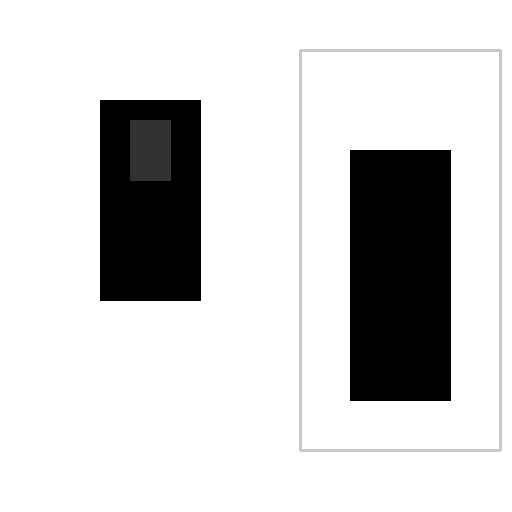
#> input picture data/dummy_manga_test.png, 512 x 512 px
$ python benchmark_critical_cases.py --input-dir ../../data --report-path ../../data/dummy_manga_test.png
#> lines starting #> are read from the running program, lines starting #| are printed output that depends on the picture; after the words box and inside, x2 and y2 are one past the last pixel; in counts of white or black regions, pixels touching at a corner belong together
#> in main, img is the input picture: PIL image 512x512 RGB; min 0, max 255, mean 210.3
### core/generation/quality_gate.py
from typing import Dict
import numpy as np
from PIL import Image


def analyze_avqv_metrics(image: Image.Image) -> Dict[str, float]:
    """Métricas AVQV mínimas para triagem de artefatos cromáticos."""
    rgb = np.array(image.convert("RGB"), dtype=np.float32) / 255.0
    max_ch = np.max(rgb, axis=2)
    min_ch = np.min(rgb, axis=2)
    sat = (max_ch - min_ch) / (max_ch + 1e-8)
#> sat: shape (512, 512) float32; every value is 0

    extreme = np.logical_or(rgb <= 0.01, rgb >= 0.99)
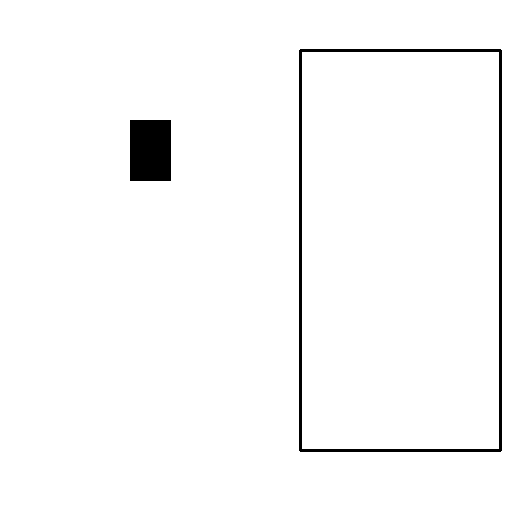
#> extreme: shape (512, 512, 3) bool; 97.7% white; 2 black regions, box (x1, y1, x2, y2) and area: (299, 49, 502, 452) 3596, (130, 120, 171, 181) 2501

    return {
        "saturation_mean": float(np.mean(sat)),
        "extreme_pixels_ratio": float(np.mean(np.any(extreme, axis=2))),
        "color_std": float(np.std(rgb)),
    }


# [6 lines left out: function should_retry_safe, not called in this run]

### scripts/verification/benchmark_critical_cases.py
"""Benchmark contínuo AVQV para casos críticos internos.

Uso:
  python scripts/verification/benchmark_critical_cases.py \
      --input-dir output/critical_cases \
      --report-path output/critical_cases/avqv_report.json
"""

from __future__ import annotations

import argparse
import json
from pathlib import Path
from statistics import mean

from PIL import Image

from core.generation.quality_gate import analyze_avqv_metrics


def iter_images(root: Path):
    for ext in ("*.png", "*.jpg", "*.jpeg", "*.webp"):
        yield from root.rglob(ext)


def main():
    parser = argparse.ArgumentParser()
    parser.add_argument("--input-dir", required=True)
    parser.add_argument("--report-path", required=True)
    args = parser.parse_args()

    input_dir = Path(args.input_dir)
    report_path = Path(args.report_path)

    rows = []
    for img_path in sorted(iter_images(input_dir)):
        try:
            img = Image.open(img_path)
            metrics = analyze_avqv_metrics(img)
#> metrics = {'saturation_mean': 0, 'extreme_pixels_ratio': 0.977, 'color_std': 0.375}
            rows.append({"file": str(img_path), **metrics})
        except Exception as exc:
            rows.append({"file": str(img_path), "error": str(exc)})

    valid = [r for r in rows if "error" not in r]
#> valid = 1 item
    summary = {
        "count": len(rows),
        "valid_count": len(valid),
        "mean_saturation": mean([r["saturation_mean"] for r in valid]) if valid else None,
        "mean_extreme_pixels": mean([r["extreme_pixels_ratio"] for r in valid]) if valid else None,
        "mean_color_std": mean([r["color_std"] for r in valid]) if valid else None,
    }
#> summary = {'count': 1, 'valid_count': 1, 'mean_saturation': 0, 'mean_extreme_pixels': 0.977, 'mean_color_std': 0.375}

    report = {"summary": summary, "rows": rows}
    report_path.parent.mkdir(parents=True, exist_ok=True)
    report_path.write_text(json.dumps(report, indent=2, ensure_ascii=False))

    print(f"[benchmark] imagens: {summary['count']} válidas: {summary['valid_count']}")
#| [benchmark] imagens: 1 válidas: 1
    print(f"[benchmark] relatório: {report_path}")


if __name__ == "__main__":
    main()
